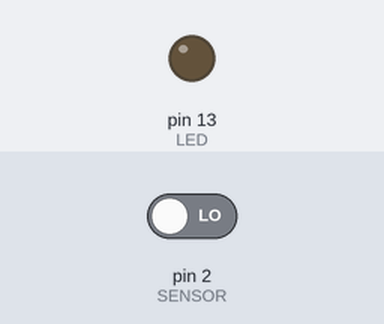
This sketch was run on a simulated Arduino Uno, built with avr-gcc and run on an emulated ATmega328P. Shown: output pins drawn as LEDs (lit = HIGH). The test bench sets the inputs (shaded band); at power-on: pin 2 (SENSOR) LOW.

Above: at 1.2 s.
1.3 s: pin 2 (SENSOR) driven HIGH
At 2.3 s:
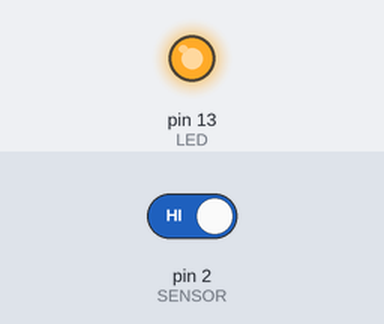
Timing chart, 0 to 4.3 s (numbered marks = the images above; inputs shaded):
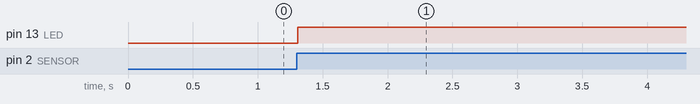

The sketch:

_1sec_blink.ino
```cpp
const int LED = 13;
const int SENSOR = 2;

int val = 0;
int old_val = 0;
int state = 0;

void setup() {
  pinMode(LED, OUTPUT);
  pinMode(SENSOR, INPUT);

}

void loop() {
  val = digitalRead(SENSOR);

  if ((val == HIGH) && (old_val == LOW)) {
    state = 1 - state;
    delay(10);
  }

  old_val = val;

  if (state == 1) {
    digitalWrite(LED, HIGH);
  } else {
    digitalWrite(LED, LOW);
  }
}
```

Measured:
- after the input at 1.3 s, pin 13 (LED): LOW → HIGH at once
